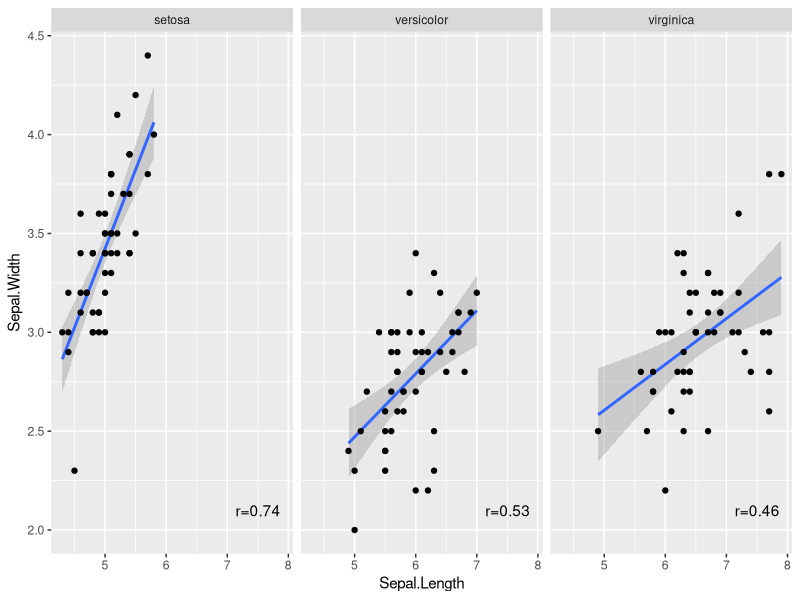

Source code (R):
# -------------
# cor_by_comb.R
# -------------

# Example of calculation of correlation of two variables by combinations 
# of a third (grouping) character (or factor) variable.

# ----------
# Functions
# ----------

res_comb <- function(df, x, y, z, comb) {
  # Filter to only those rows which are for comb[1] or comb[2], etc.
  df <- df[df[[z]] %in% comb, ]
  
  # Use whatever formula and statistic that makes the most sense for you
  fit <- lm(df[[x]] ~ df[[y]] + df[[z]])
  result <- summary(fit)$r.squared
  
  # Return a data frame of results
  data.frame(
    combination = paste(comb, collapse = ","),
    result = result,
    stringsAsFactors = FALSE
  )
}

# ------------
# Main Routine
# ------------

# Get data
data(iris)
df <- iris

# Get correlation of sepal length the width by species
library(dplyr)
df %>% 
  group_by(Species) %>% dplyr::summarize(COR = cor(Sepal.Length, Sepal.Width))

library(ggplot2)
library(dplyr)
data(iris)
p <- ggplot(iris, aes(Sepal.Length, Sepal.Width))+ 
  geom_smooth(method = "lm")  + geom_point() +
  facet_grid(~ Species) 

# Calculate correlation for each group
cors <- iris %>% group_by(Species) %>% 
  summarise(COR = round(cor(Sepal.Length, Sepal.Width), 2))

# Position the correlation label in the lower right corner of the plot
cors <- cors %>%  mutate(x = 0.95 * max(iris$Sepal.Length), 
                         y = 1.05 * min(iris$Sepal.Width))
p + geom_text(data=cors, aes(x=x, y=y, label=paste("r=", COR, sep="")))


# How about correlation by pairs of species?

# Define variables
x <- "Sepal.Length"
y <- "Sepal.Width"
z <- "Species"

# Create a matrix of pairwise combinations of a character or factor variable
m <- t(combn(as.character(unique(df[[z]])), 2))

# Combine list of resulting data frames using bind_rows()
res <- bind_rows(lapply(1:nrow(m), function(i) res_comb(df, x, y, z, m[i,])))

# View results
res
